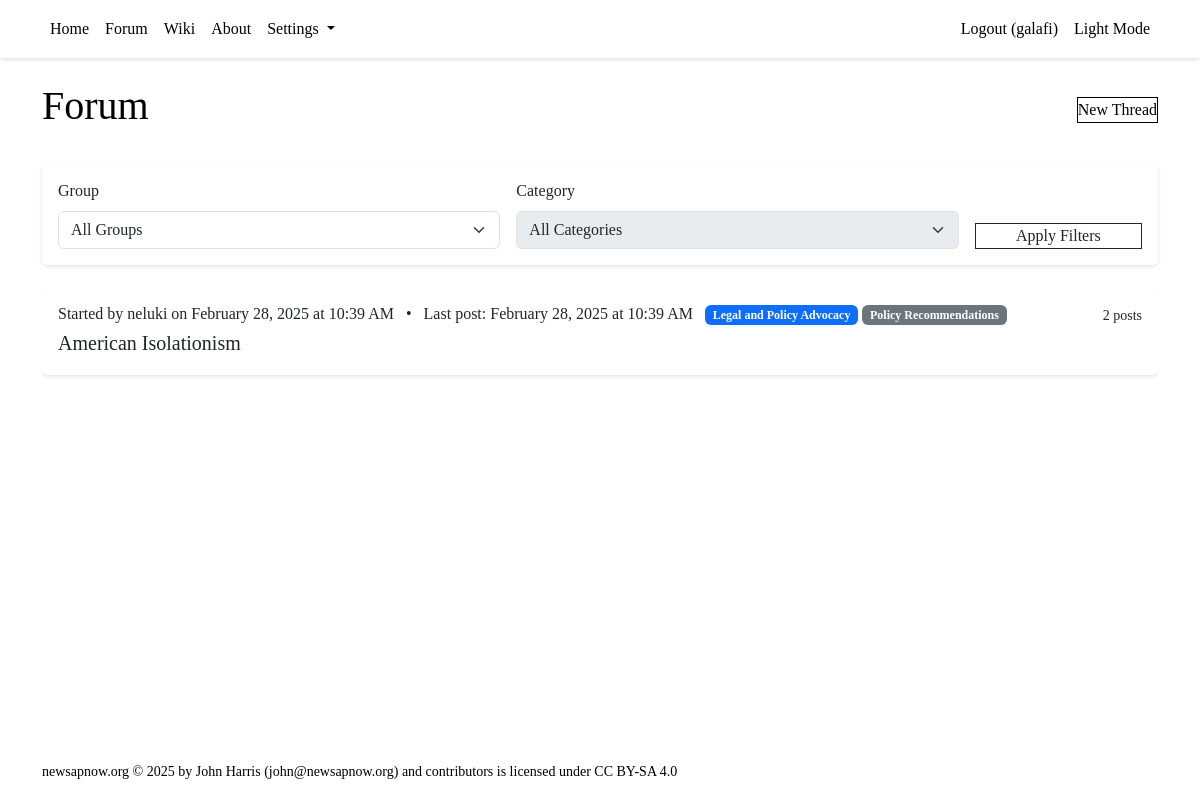
/forum/ (signed in), run on an earlier commit of the app's database.
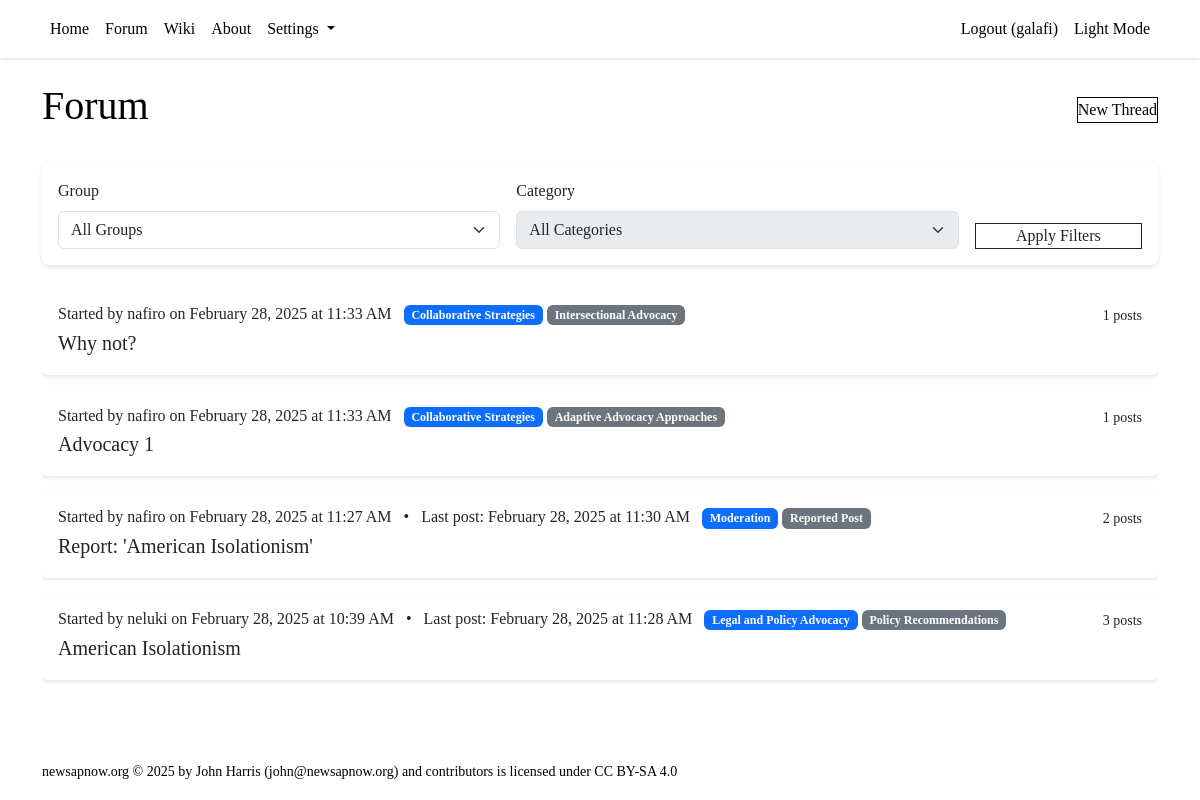
And on a later commit of the database.
### tables this page shows
CREATE TABLE threads (
        id INTEGER PRIMARY KEY AUTOINCREMENT,
        title TEXT NOT NULL CHECK(length(title) <= 132),
        created_by INTEGER NOT NULL,
        group_id INTEGER,
        category_id INTEGER,
        is_wiki BOOLEAN DEFAULT 0,
        wiki_page_id INTEGER,
        created_at TIMESTAMP DEFAULT CURRENT_TIMESTAMP,
        updated_at TIMESTAMP DEFAULT CURRENT_TIMESTAMP,
        last_seen_at TIMESTAMP DEFAULT CURRENT_TIMESTAMP,
        FOREIGN KEY (created_by) REFERENCES users(id),
        FOREIGN KEY (group_id) REFERENCES groups(id),
        FOREIGN KEY (category_id) REFERENCES group_categories(id),
        FOREIGN KEY (wiki_page_id) REFERENCES wiki_pages(id)
    );

### backend/forum.py (the view, shortened to what this page needs)
@forum_blueprint.route("/")
def view_threads():
    user_id = session.get('user_id')
    page = request.args.get('page', 1, type=int)
    offset = (page - 1) * Config.THREADS_PER_PAGE
    is_wiki = request.args.get('is_wiki', '0') == '1'
    if 'group_id' in request.args:
        if request.args.get('group_id') == '':
            filter_group = None
            if 'filter_group' in session:
                session.pop('filter_group')
        else:
            filter_group = request.args.get('group_id', type=int)
            session['filter_group'] = filter_group
    else:
        filter_group = session.get('filter_group')
    if 'category_id' in request.args:
        if request.args.get('category_id') == '':
            filter_category = None
            if 'filter_category' in session:
                session.pop('filter_category')
        else:
            filter_category = request.args.get('category_id', type=int)
            session['filter_category'] = filter_category
    else:
        filter_category = session.get('filter_category')
    with get_db() as conn:
        cursor = conn.cursor()
        cursor.execute("""
            SELECT id, grouptext FROM groups ORDER BY grouptext
        """)
        all_groups = cursor.fetchall()
        categories = []
        query_parts = []
        query_params = []
        base_query = """
            SELECT DISTINCT
                t.*, u.username,
                g.grouptext as group_name,
                gc.category as category_name,
                COUNT(p.id) as post_count,
                MAX(p.created_at) as last_post_at
            FROM threads t
            JOIN users u ON t.created_by = u.id
            LEFT JOIN groups g ON t.group_id = g.id
            LEFT JOIN group_categories gc ON t.category_id = gc.id
            LEFT JOIN thread_users tu ON t.id = tu.thread_id
            LEFT JOIN posts p ON t.id = p.thread_id
            WHERE t.is_wiki = ?
        """
        query_params.append(1 if is_wiki else 0)
        if filter_group:
            query_parts.append("t.group_id = ?")
            query_params.append(filter_group)
        if filter_category:
            query_parts.append("t.category_id = ?")
            query_params.append(filter_category)
        if user_id:
            cursor.execute("""
                SELECT group_id
                FROM user_groups
                WHERE user_id = ? AND filter_on = 1
            """, (user_id,))
            filtered_groups = [row['group_id'] for row in cursor.fetchall()]
            if filtered_groups:
                filtered_groups_str = ','.join('?' for _ in filtered_groups)
                query_parts.append(f"(t.group_id IS NULL OR t.group_id IN ({filtered_groups_str}))")
                query_params.extend(filtered_groups)
            query_parts.append("""(
                tu.thread_id IS NULL
                OR tu.user_id = ?
                OR t.created_by = ?
            )""")
            query_params.extend([user_id, user_id])
        else:
            query_parts.append("tu.thread_id IS NULL")
        where_clause = " AND ".join(query_parts) if query_parts else ""
        if where_clause:
            base_query += " AND " + where_clause
        final_query = base_query + """
            GROUP BY t.id
            ORDER BY last_post_at DESC
            LIMIT ? OFFSET ?
        """
        query_params.extend([Config.THREADS_PER_PAGE, offset])
        cursor.execute(final_query, query_params)
        threads = cursor.fetchall()
    return render_template("forum/thread_list.html",
                          threads=threads,
                          page=page,
                          groups=all_groups,
                          categories=categories,
                          selected_group=filter_group,
                          selected_category=filter_category,
                          is_wiki=is_wiki,
                          Config=Config)

### backend/database.py (called while the page is built)
@contextmanager
def get_db() -> Generator[sqlite3.Connection, None, None]:
    conn = sqlite3.connect(Config.SQLITE_DB_PATH)
    conn.row_factory = sqlite3.Row
    try:
        yield conn
    finally:
        conn.commit()
        conn.close()

### backend/server.py (called while the page is built)
@app.template_filter('datetime')
def format_datetime(value):
    if isinstance(value, str):
        try:
            value = datetime.strptime(value, '%Y-%m-%d %H:%M:%S')
        except ValueError:
            return value
    return value.strftime('%B %d, %Y at %I:%M %p')

### frontend/templates/forum/thread_list.html (shortened to what this page needs)
{% extends "base.html" %}
{% block content %}
    <div class="d-flex justify-content-between align-items-center mb-4">
        <h1>{% if is_wiki %}Wiki Pages{% else %}Forum{% endif %}</h1>
        {% if session.get('user') %}
            <a href="{{ url_for('forum.new_thread', is_wiki=1 if is_wiki else 0) }}" class="btn btn-primary">
                {% if is_wiki %}New Wiki Page{% else %}New Thread{% endif %}
            </a>
        {% endif %}
    </div>
    <div class="card mb-4">
        <div class="card-body">
            <form method="GET" id="filterForm" class="row g-3">
                <div class="col-md-5">
                    <label for="groupFilter" class="form-label">Group</label>
                    <select id="groupFilter" name="group_id" class="form-select">
                        <option value="">All Groups</option>
                    </select>
                </div>
                <div class="col-md-5">
                    <label for="categoryFilter" class="form-label">Category</label>
                    <select id="categoryFilter" name="category_id" class="form-select" {% if not selected_group %}disabled{% endif %}>
                        <option value="">All Categories</option>
                    </select>
                </div>
                <div class="col-md-2 d-flex align-items-end">
                    <button type="submit" class="btn btn-primary w-100">Apply Filters</button>
                </div>
            </form>
        </div>
    </div>
    <div class="thread-list" tabindex="0">
        {% for thread in threads %}
            <div class="thread-item card mb-3" data-thread-id="{{ thread.id }}">
                <div class="card-body">
                    <div class="d-flex justify-content-between align-items-start">
                        <div>
                            <p class="card-subtitle mb-1">
                                Started by {{ thread.username }} on {{ thread.created_at | datetime }}
                                {% if thread.last_post_at != thread.created_at %}
                                <span class="text-muted mx-2">•</span> Last post: {{ thread.last_post_at | datetime }}
                                {% endif %}
                                {% if thread.group_name and thread.category_name %}
                                <span class="badge bg-primary ms-2">{{ thread.group_name }}</span>
                                <span class="badge bg-secondary">{{ thread.category_name }}</span>
                                {% endif %}
                            </p>
                            <h5 class="card-title mb-1">
                                <a href="{{ url_for('forum.view_thread', thread_id=thread.id) }}" class="text-decoration-none">
                                    {{ thread.title }}
                                </a>
                            </h5>
                        </div>
                        <small class="text-muted">{{ thread.post_count }} posts</small>
                    </div>
                </div>
            </div>
        {% endfor %}
    </div>
{% endblock %}

What changed in the data, as far as the page shows it:
added threads: username "nafiro", created_at "February 28, 2025 at 11:33 AM", group_name "Collaborative Strategies", category_name "Intersectional Advocacy", title "Why not?", post_count "1"
added threads: username "nafiro", created_at "February 28, 2025 at 11:33 AM", group_name "Collaborative Strategies", category_name "Adaptive Advocacy Approaches", title "Advocacy 1", post_count "1"
added threads: username "nafiro", created_at "February 28, 2025 at 11:27 AM", last_post_at "February 28, 2025 at 11:30 AM", group_name "Moderation", category_name "Reported Post", title "Report: 'American Isolationism'", post_count "2"
changed threads "American Isolationism": last_post_at "February 28, 2025 at 10:39 AM" → "February 28, 2025 at 11:28 AM"; post_count "2" → "3"
